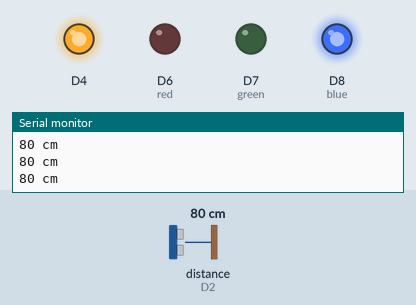
A sketch run on a simulated ESP8266 (NodeMCU). On the bench: output pins drawn as LEDs (lit = HIGH, except the on-board LED, lit = LOW), the last lines printed to the serial monitor. Wiring (inferred from the names in the program): ultrasonic range finder: trigger D1; echo D2. Dashed ring = blinking. The test bench sets the inputs (shaded band); at power-on: distance to the obstacle (sensor on D2) 80 cm. The echo pulse lasts 58.3 µs per cm; pins used as bus, display or sensor lines are not drawn.

Above: at 1.2 s.
1.3 s: distance to the obstacle (sensor on D2) set to 12 cm
2.8 s: distance to the obstacle (sensor on D2) set to 9 cm
At 3.3 s:
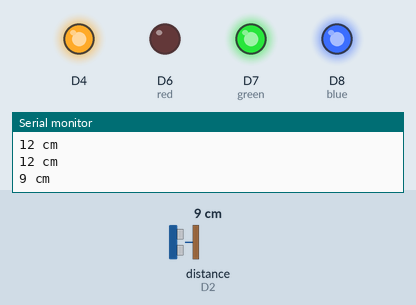
5.8 s: distance to the obstacle (sensor on D2) set to 120 cm
At 6.9 s:
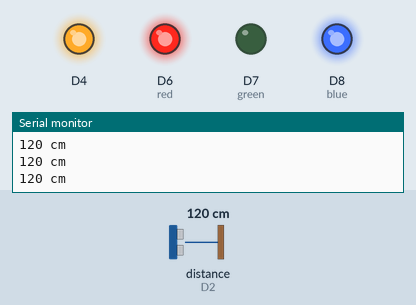
7.4 s: distance to the obstacle (sensor on D2) set to 2 cm
At 8.15 s:
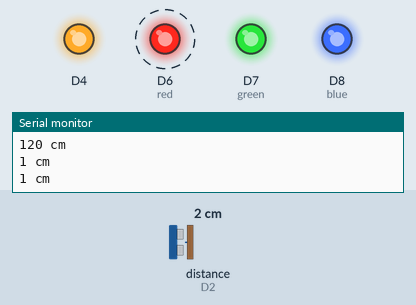
10.4 s: distance to the obstacle (sensor on D2) set to 18 cm
At 10.55 s:
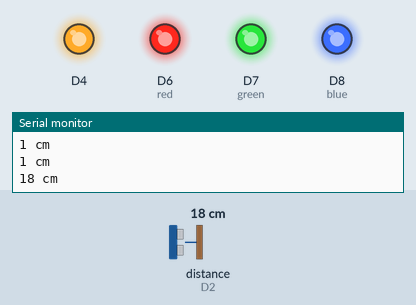
Timing chart, 0 to 13.1 s (numbered marks = the images above; inputs shaded):
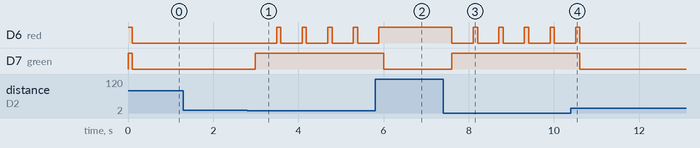

The sketch:

sketch_03.ino
```cpp
#define TRIGGER_PIN  D1
#define ECHO_PIN     D2

int red = D6;
int green = D7;
int blue = D8;

void setup() {
  Serial.begin (9600);
  pinMode(TRIGGER_PIN, OUTPUT);
  pinMode(ECHO_PIN, INPUT);
  pinMode(BUILTIN_LED, OUTPUT);
  pinMode(red, OUTPUT);
  pinMode(green, OUTPUT);
  pinMode(blue, OUTPUT);

  digitalWrite(red, HIGH);
  digitalWrite(green, HIGH);
  digitalWrite(blue, HIGH);
}

void loop() {
  long duration, distance;
  digitalWrite(TRIGGER_PIN, LOW);  // Added this line
  delayMicroseconds(2); // Added this line
  digitalWrite(TRIGGER_PIN, HIGH);
  delayMicroseconds(10); // Added this line
  digitalWrite(TRIGGER_PIN, LOW);
  duration = pulseIn(ECHO_PIN, HIGH);
  distance = (duration/2) / 29.1;
  // ความเร็วเสียงในอากาศประมาณ 340 เมตร/วินาที หรือ 29 ไมโครวินาที/เซนติเมตร
  // ระยะทางที่ส่งเสียงออกไปจนเสียงสะท้อนกลับมาสามารถใช้หาระยะทางของวัตถุได้
  // เวลาที่ใช้คือ ระยะทางไปกลับ ดังนั้นระยะทางคือ ครึ่งหนึ่งของที่วัดได้

  Serial.print(distance);
  Serial.println(" cm");
  delay(100);

  if(distance>100){
    digitalWrite(red, HIGH);
    digitalWrite(green, LOW);
    digitalWrite(blue, HIGH);
  }else if(distance>10 && distance<100){
    digitalWrite(red, LOW);
    digitalWrite(green, LOW);
    digitalWrite(blue, HIGH);
  }else{
    digitalWrite(blue, HIGH);
    digitalWrite(green, HIGH);
    digitalWrite(red, LOW);
    delay(500);
    digitalWrite(red, HIGH);
  }


}
```

Measured:
- the behaviour switches between 11 and 10 cm on distance to the obstacle (sensor on D2) (found by bisection; images 0 and 1)
- after the input at 2.8 s, D6 (red): alternates HIGH for 0.10 s and LOW for 0.50 s, starting after 0.69 s; D7 (green): LOW → HIGH after 0.19 s
- after the input at 5.8 s, D6 (red): goes on until 5.9 s, then stays HIGH; D7 (green): HIGH → LOW after 0.20 s
- after the input at 7.4 s, D6 (red): alternates HIGH for 0.10 s and LOW for 0.50 s, starting after 0.21 s; D7 (green): LOW → HIGH after 0.21 s
- after the input at 10.4 s, D6 (red): goes on until 10.6 s, then stays LOW; D7 (green): HIGH → LOW after 0.21 s
